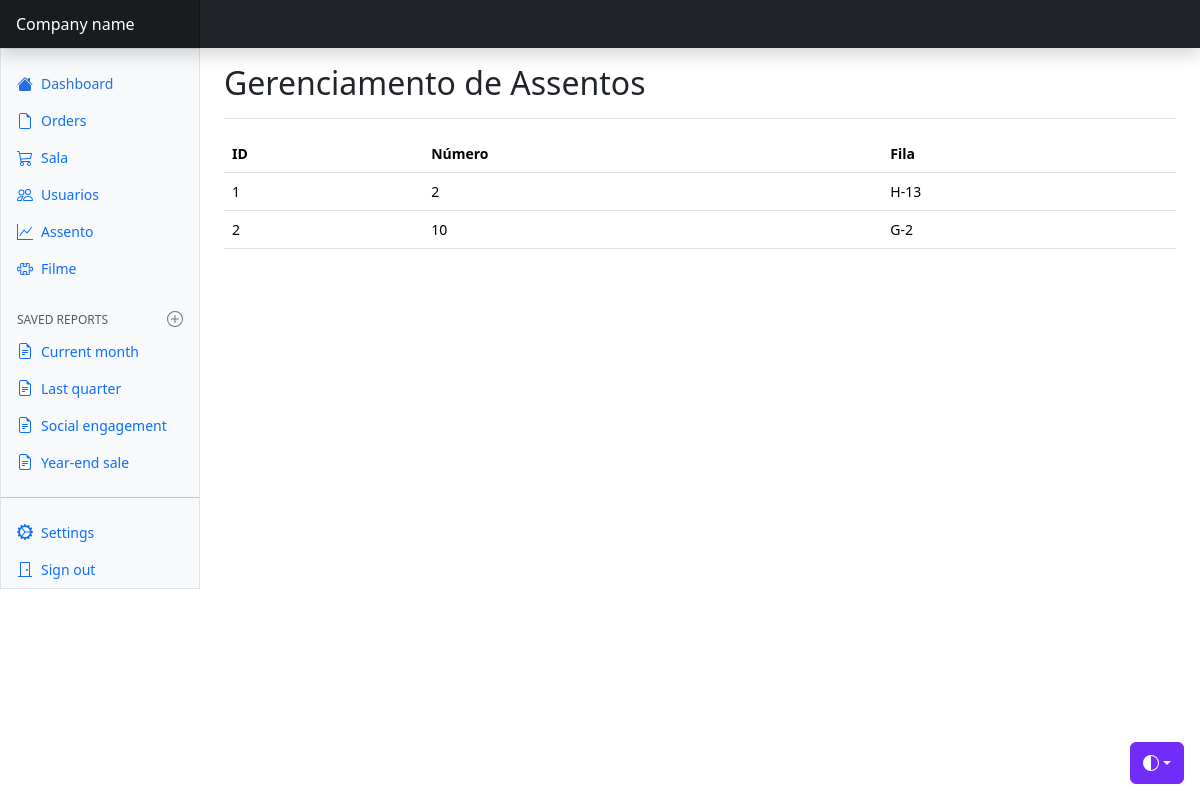
The page /views/assento/index.php on the database as committed earlier.
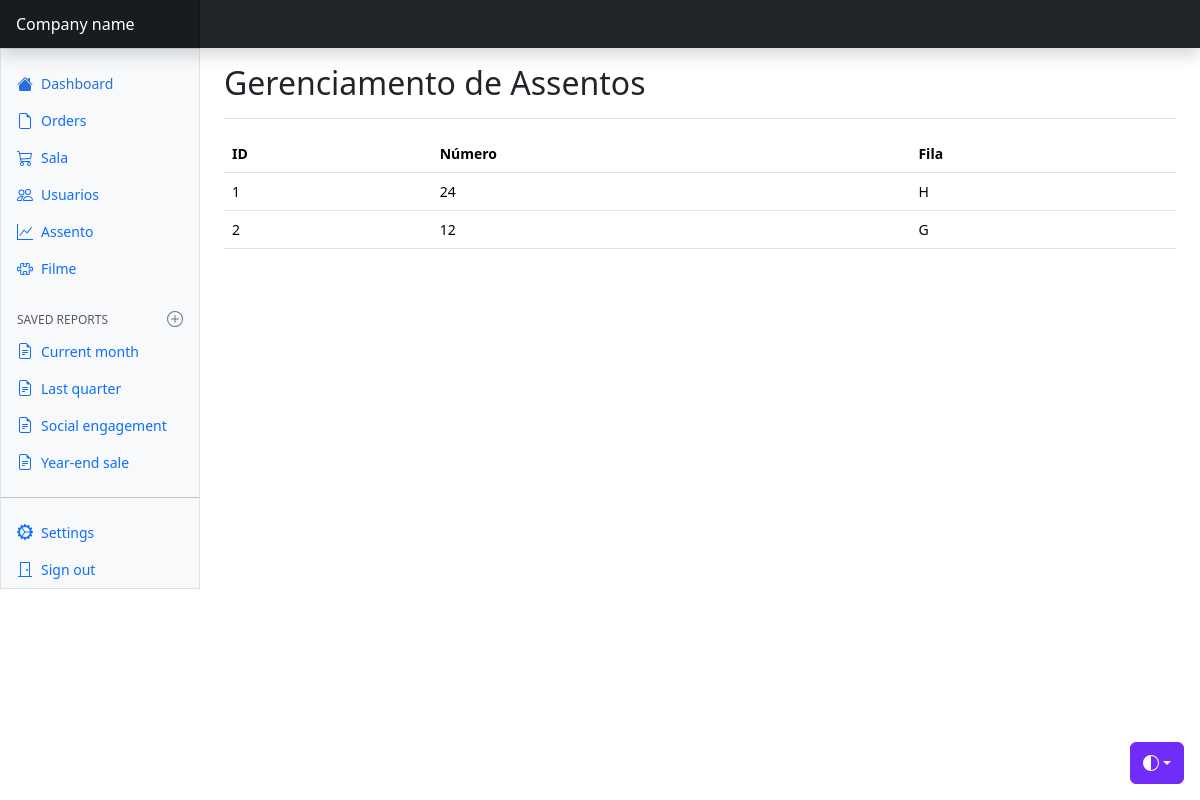
The same page on the database as committed later.
### tables this page shows
CREATE TABLE `assento` (
  `idassento` int NOT NULL AUTO_INCREMENT,
  `numero` int DEFAULT NULL,
  `fila` varchar(45) DEFAULT NULL,
  PRIMARY KEY (`idassento`)
);

### config/BD.php (called while the page is built)
<?php
    class BD {
        public static function getConexao() {
            $conn = new PDO(
                "mysql:host=localhost;dbname=cinecat",
                "root",
                "root"
            );
            return $conn;
        }
    }

### model/dao/AssentoDAO.php (called while the page is built)
<?php
    class AssentoDAO {
        public function read() {
            try {
                $query = BD::getConexao()->prepare("SELECT * FROM assento");
                if(!$query->execute()) {
                    print_r($query->errorInfo());
                }
                $listaAssento = array();
                foreach($query->fetchAll(PDO::FETCH_ASSOC) as $linha) {
                    $assento = new Assento();
                    $assento->setId($linha['idassento']);
                    $assento->setNumero($linha['numero']);
                    $assento->setFila($linha['fila']);
                    array_push($listaAssento, $assento);
                }
                return $listaAssento;
            }
            catch(PDOException $e) {
                echo "Erro #2: " . $e->getMessage();
            }
        }
    }
?>

### model/bean/Assento.php (called while the page is built)
<?php
    class Assento{
        private $id;
        private $numero;
        private $fila;
        public function getId(){
            return $this->id;
        }
        public function setId($id){
            $this->id = $id;
        }
        public function getNumero(){
            return $this->numero;
        }
        public function setNumero($numero){
            $this->numero = $numero;
        }
        public function getFila(){
            return $this->fila;
        }
        public function setFila($fila){
            $this->fila = $fila;
        }
    }

### views/assento/index.php (the view, shortened to what this page needs)
<?php
    $dao = new AssentoDAO();
?>
<!doctype html>
<html lang="en" data-bs-theme="auto">
  <head>
    <link href="../../css/bootstrap.min.css" rel="stylesheet" />
    <link href="../../css/dashboard.css" rel="stylesheet" />
  </head>
  <body>
    <div
      class="dropdown position-fixed bottom-0 end-0 mb-3 me-3 bd-mode-toggle"
    >
      <button
        class="btn btn-bd-primary py-2 dropdown-toggle d-flex align-items-center"
        id="bd-theme"
        type="button"
        aria-expanded="false"
        data-bs-toggle="dropdown"
        aria-label="Toggle theme (auto)"
      >
        <svg class="bi my-1 theme-icon-active" aria-hidden="true">
          <use href="#circle-half"></use>
        </svg>
      </button>
    </div>
    <header
      class="navbar sticky-top bg-dark flex-md-nowrap p-0 shadow"
      data-bs-theme="dark"
    >
      <a
        class="navbar-brand col-md-3 col-lg-2 me-0 px-3 fs-6 text-white"
        href="#"
        >Company name</a
      >
    </header>
    <div class="container-fluid">
      <div class="row">
        <div
          class="sidebar border border-right col-md-3 col-lg-2 p-0 bg-body-tertiary"
        >
          <div
            class="offcanvas-md offcanvas-end bg-body-tertiary"
            tabindex="-1"
            id="sidebarMenu"
            aria-labelledby="sidebarMenuLabel"
          >
            <?php include "../menu/navbar.php" ?>
          </div>
        </div>
        <main class="col-md-9 ms-sm-auto col-lg-10 px-md-4">
          <div
            class="d-flex justify-content-between flex-wrap flex-md-nowrap align-items-center pt-3 pb-2 mb-3 border-bottom"
          >
            <h1 class="h2">Gerenciamento de Assentos</h1>
          </div>
          <div class="table-responsive small">
            <table class="table table-hover">
                <tr>
                    <th>ID</th>
                    <th>Número</th>
                    <th>Fila</th>
                </tr>
                <?php foreach($dao->read() as $assento) : ?>
                    <tr>
                        <td><?= $assento->getId() ?></td>
                        <td><?= $assento->getNumero() ?></td>
                        <td><?= $assento->getFila() ?></td>
                    </tr>
                <?php endforeach ?>
            </table>
          </div>
        </main>
      </div>
    </div>
  </body>
</html>

### views/menu/navbar.php
<div class="offcanvas-body d-md-flex flex-column p-0 pt-lg-3 overflow-y-auto">
    <ul class="nav flex-column">
    <li class="nav-item">
        <a
        class="nav-link d-flex align-items-center gap-2 active"
        aria-current="page"
        href="#"
        >
        <svg class="bi" aria-hidden="true">
            <use xlink:href="#house-fill"></use>
        </svg>
        Dashboard
        </a>
    </li>
    <li class="nav-item">
        <a class="nav-link d-flex align-items-center gap-2" href="#">
        <svg class="bi" aria-hidden="true">
            <use xlink:href="#file-earmark"></use>
        </svg>
        Orders
        </a>
    </li>
    <li class="nav-item">
        <a class="nav-link d-flex align-items-center gap-2" href="../sala">
        <svg class="bi" aria-hidden="true">
            <use xlink:href="#cart"></use>
        </svg>
        Sala
        </a>
    </li>
    <li class="nav-item">
        <a class="nav-link d-flex align-items-center gap-2" href="../usuario">
        <svg class="bi" aria-hidden="true">
            <use xlink:href="#people"></use>
        </svg>
        Usuarios
        </a>
    </li>
    <li class="nav-item">
        <a class="nav-link d-flex align-items-center gap-2" href="../assento">
        <svg class="bi" aria-hidden="true">
            <use xlink:href="#graph-up"></use>
        </svg>
        Assento
        </a>
    </li>
    <li class="nav-item">
        <a class="nav-link d-flex align-items-center gap-2" href="../filme">
        <svg class="bi" aria-hidden="true">
            <use xlink:href="#puzzle"></use>
        </svg>
        Filme
        </a>
    </li>
    </ul>
    <h6
    class="sidebar-heading d-flex justify-content-between align-items-center px-3 mt-4 mb-1 text-body-secondary text-uppercase"
    >
    <span>Saved reports</span>
    <a
        class="link-secondary"
        href="#"
        aria-label="Add a new report"
    >
        <svg class="bi" aria-hidden="true">
        <use xlink:href="#plus-circle"></use>
        </svg>
    </a>
    </h6>
    <ul class="nav flex-column mb-auto">
    <li class="nav-item">
        <a class="nav-link d-flex align-items-center gap-2" href="#">
        <svg class="bi" aria-hidden="true">
            <use xlink:href="#file-earmark-text"></use>
        </svg>
        Current month
        </a>
    </li>
    <li class="nav-item">
        <a class="nav-link d-flex align-items-center gap-2" href="#">
        <svg class="bi" aria-hidden="true">
            <use xlink:href="#file-earmark-text"></use>
        </svg>
        Last quarter
        </a>
    </li>
    <li class="nav-item">
        <a class="nav-link d-flex align-items-center gap-2" href="#">
        <svg class="bi" aria-hidden="true">
            <use xlink:href="#file-earmark-text"></use>
        </svg>
        Social engagement
        </a>
    </li>
    <li class="nav-item">
        <a class="nav-link d-flex align-items-center gap-2" href="#">
        <svg class="bi" aria-hidden="true">
            <use xlink:href="#file-earmark-text"></use>
        </svg>
        Year-end sale
        </a>
    </li>
    </ul>
    <hr class="my-3" />
    <ul class="nav flex-column mb-auto">
    <li class="nav-item">
        <a class="nav-link d-flex align-items-center gap-2" href="#">
        <svg class="bi" aria-hidden="true">
            <use xlink:href="#gear-wide-connected"></use>
        </svg>
        Settings
        </a>
    </li>
    <li class="nav-item">
        <a class="nav-link d-flex align-items-center gap-2" href="#">
        <svg class="bi" aria-hidden="true">
            <use xlink:href="#door-closed"></use>
        </svg>
        Sign out
        </a>
    </li>
    </ul>
</div>

### css/dashboard.css (style rules this page uses)
.bi { display: inline-block; width: 1rem; height: 1rem; }
.sidebar .nav-link { font-size: .875rem; font-weight: 500; }
.sidebar .nav-link.active { color: #2470dc; }
.sidebar-heading { font-size: .75rem; }
.navbar-brand { padding-top: .75rem; padding-bottom: .75rem; background-color: rgba(0, 0, 0, .25); box-shadow: inset -1px 0 0 rgba(0, 0, 0, .25); }

### views/assento/index.php (style rules this page uses)
.bi { vertical-align: -0.125em; fill: currentColor; }
.btn-bd-primary { --bd-violet-bg: #712cf9; --bd-violet-rgb: 112.520718, 44.062154, 249.437846; --bs-btn-font-weight: 600; --bs-btn-color: var(--bs-white); --bs-btn-bg: var(--bd-violet-bg); --bs-btn-border-color: var(--bd-violet-bg); --bs-btn-hover-color: var(--bs-white); --bs-btn-hover-bg: #6528e0; --bs-btn-hover-border-color: #6528e0; --bs-btn-focus-shadow-rgb: var(--bd-violet-rgb); --bs-btn-active-color: var(--bs-btn-hover-color); --bs-btn-active-bg: #5a23c8; --bs-btn-active-border-color: #5a23c8; }
.bd-mode-toggle { z-index: 1500; }
.bd-mode-toggle .bi { width: 1em; height: 1em; }

Rows that differ between the two databases and show on the page:
changed assento id 1: numero "2" → "24"; fila "H-13" → "H"
changed assento id 2: numero "10" → "12"; fila "G-2" → "G"
